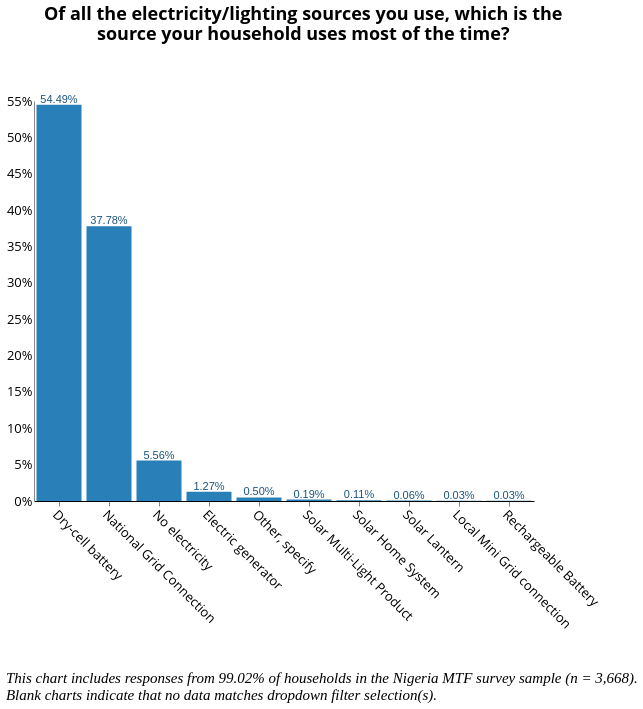

This figure's Vega-Lite source:
### Vega-Lite specification from a JSON file in a GitHub repository (floating-point values rounded to 4 significant figures; data arrays with more than 128 entries replaced by an {"elided": "..."} marker saying what was removed)
{"width": 800, "height": 400, "config": {"title": {"fontSize": 18, "font": "Open Sans", "anchor": "center", "fontColor": "#000000"}, "axisX": {"domain": true, "domainColor": "#000000", "grid": false, "labelFont": "Open Sans", "labelFontSize": 13, "titleFont": "Open Sans", "titleFontSize": 13, "titleFontWeight": "normal", "title": "X Axis Title (units)", "labelAngle": 45}, "axisY": {"domain": true, "grid": false, "gridColor": "#DEDDDD", "gridWidth": 1, "labelFont": "Open Sans", "labelFontSize": 13, "labelAngle": 0, "ticks": false, "titleFont": "Open Sans", "titleFontSize": 13, "titleFontWeight": "normal", "titlePadding": 10, "title": "Y Axis Title (units)"}, "range": {"category": ["#2980B9", "#003366", "#FFAE19", "#FF4500", "#438B28", "#45B39D", "#99ADC1", "#212F3C"]}, "legend": {"labelFont": "Open Sans", "labelFontSize": 13, "symbolType": "square", "symbolSize": 100, "titleFont": "Open Sans", "titleFontSize": 13, "titleFontWeight": "normal", "title": "Legend", "orient": "right", "offset": 0}, "tooltip": {"font": "Open Sans"}, "view": {"stroke": "transparent", "text": {"font": "Open Sans", "color": ["#2980B9", "#003366", "#FFAE19", "#FF4500", "#438B28", "#45B39D", "#99ADC1", "#212F3C"], "fontSize": 13, "align": "right", "fontWeight": 400, "size": 13}, "bar": {"size": 40, "binSpacing": 1, "continuousBandSize": 30, "discreteBandSize": 30, "stroke": false}}}, "concat": [{"layer": [{"mark": {"type": "bar", "color": "#2980b9"}, "encoding": {"tooltip": {"type": "nominal", "field": "c182"}, "x": {"type": "nominal", "axis": {"title": " "}, "field": "c182", "sort": {"field": "c182", "op": "count", "order": "descending"}}, "y": {"type": "quantitative", "aggregate": "sum", "axis": {"format": "%", "title": ""}, "field": "pct"}}, "height": 400, "selection": {"selector020": {"type": "single", "fields": ["i19a"], "bind": {"input": "select", "options": [null, "Wood purchased", "Wood collected", "Crop Residue/Plant Biomass", "Kerosene", "Charcoal", "LPG/cooking gas", "Electric", "Charcoal Briquettes", "Garbage", "Piped Natural Gas", "Coal Briquette", "Biomass Briquette", "Other, specify", "Coal/lignite"], "labels": ["All Fuel Types", "Wood purchased", "Wood collected", "Crop Residue/Plant Biomass", "Kerosene", "Charcoal", "LPG/cooking gas", "Electric", "Charcoal Briquettes", "Garbage", "Piped Natural Gas", "Coal Briquette", "Biomass Briquette", "Other", "Coal/lignite"], "name": "Primary Source of Cooking Fuel  "}}, "selector019": {"type": "single", "fields": ["primary_stove"], "bind": {"input": "select", "options": [null, "3-Stone/Open Fire Stove", "Koresone Stove", "Missing Data", "Manufactured Stove Traditional", "LPG/Natural Gas Stove", "Electric Stove"], "labels": ["All Stove Types", "3-Stone/Open Fire Stove", "Kerosene Stove", "Primary Stove Not Listed", "Manufactured Stove Traditional", "LPG/Natural Gas Stove", "Electric Stove"], "name": "Primary Stove  "}}, "selector018": {"type": "single", "fields": ["c2"], "bind": {"input": "select", "options": [null, "Yes", "No"], "labels": ["All Responses", "Yes", "No"], "name": "Is the household connected to the national grid?  "}}, "selector016": {"type": "single", "fields": ["locality"], "bind": {"input": "select", "options": [null, 0, 1], "labels": ["National", "Urban", "Rural"], "name": "Locality Breakdown  "}}, "selector017": {"type": "single", "fields": ["elc_aggr_tier"], "bind": {"input": "select", "options": [null, "Tier 0", "Tier 1", "Tier 2", "Tier 3", "Tier 4", "Tier 5"], "labels": ["All Tiers", "Tier 0", "Tier 1", "Tier 2", "Tier 3", "Tier 4", "Tier 5"], "name": "Electricity Tier  "}}}, "title": {"text": ["Of all the electricity/lighting sources you use, which is the", "source your household uses most of the time?"], "color": "black", "subtitleColor": "black", "offset": 50}, "transform": [{"joinaggregate": [{"op": "count", "field": "*", "as": "total"}]}, {"calculate": "1 / datum.total", "as": "pct"}], "width": 500}, {"mark": {"type": "text", "align": "center", "baseline": "bottom", "color": "#1b557a"}, "encoding": {"text": {"type": "quantitative", "aggregate": "sum", "field": "pct", "format": ".2%"}, "tooltip": {"type": "nominal", "field": "c182"}, "x": {"type": "nominal", "axis": {"title": " "}, "field": "c182", "sort": {"field": "c182", "op": "count", "order": "descending"}}, "y": {"type": "quantitative", "aggregate": "sum", "axis": {"format": "%", "title": ""}, "field": "pct"}}, "height": 400, "title": {"text": ["Of all the electricity/lighting sources you use, which is the", "source your household uses most of the time?"], "color": "black", "subtitleColor": "black", "offset": 50}, "transform": [{"joinaggregate": [{"op": "count", "field": "*", "as": "total"}]}, {"calculate": "1 / datum.total", "as": "pct"}], "width": 500}], "transform": [{"filter": {"selection": "selector020"}}, {"filter": {"selection": "selector019"}}, {"filter": {"selection": "selector018"}}, {"filter": {"selection": "selector016"}}, {"filter": {"selection": "selector017"}}]}], "data": {"name": "data-5285f0ab990b227d173f4746d93615d9"}, "title": {"text": ["", "", "This chart includes responses from 99.02% of households in the Nigeria MTF survey sample (n = 3,668).", "Blank charts indicate that no data matches dropdown filter selection(s)."], "anchor": "start", "baseline": "bottom", "font": "Times New Roman", "fontSize": 15, "fontStyle": "italic", "fontWeight": "normal", "orient": "bottom"}, "$schema": "https://vega.github.io/schema/vega-lite/v4.8.1.json", "datasets": {"data-5285f0ab990b227d173f4746d93615d9": {"elided": "3632 records"}}}
